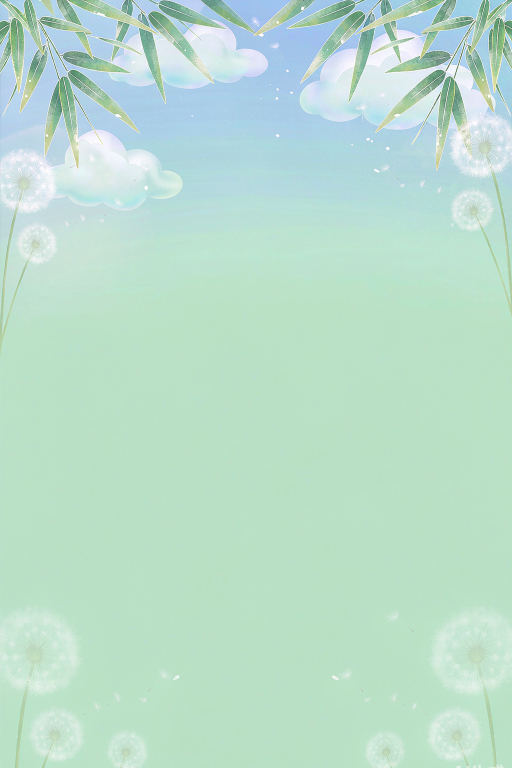
#> input picture source_assets/art_masters/bg_main_1024.png, 1024 x 1536 px (shown at 1/2 size)
$ python ascii_peek.py ../../source_assets/art_masters/bg_main_1024.png
#> lines starting #> are read from the running program, lines starting #| are printed output that depends on the picture; after the words box and inside, x2 and y2 are one past the last pixel; in counts of white or black regions, pixels touching at a corner belong together
# -*- coding: utf-8 -*-
"""把 PNG 的 alpha 剪影渲染成 ASCII，便于无法看图时判断形状/姿态。"""
import sys, os
import numpy as np
from PIL import Image

ROOT = os.path.dirname(os.path.dirname(os.path.dirname(os.path.abspath(__file__))))


def ascii_mask(mask, cols=52):
    ys, xs = np.where(mask)
    if len(ys) == 0:
        return "(empty)"
    y0, y1, x0, x1 = ys.min(), ys.max(), xs.min(), xs.max()
    m = mask[y0:y1 + 1, x0:x1 + 1]
    h, w = m.shape
    rows = max(3, int(cols * h / max(1, w) * 0.5))
    ri = (np.linspace(0, h - 1, rows)).astype(int)
    ci = (np.linspace(0, w - 1, cols)).astype(int)
    sub = m[np.ix_(ri, ci)]
    out = []
    for r in range(rows):
        out.append("".join("#" if sub[r, c] else "." for c in range(cols)))
    return "\n".join(out)


def show(path, cols=52, crop_bottom=0.0, label=None):
#> called with cols = 52, crop_bottom = 0
    im = Image.open(path).convert("RGBA")
    w, h = im.size
#> w = 1024; h = 1536
    if crop_bottom:
        im = im.crop((0, 0, w, int(h * (1 - crop_bottom))))
    a = np.array(im)
    rgb, al = a[..., :3].astype(np.int16), a[..., 3]
#> al: shape (1536, 1024); every value is 255
    bright = (rgb.min(axis=2) > 235)
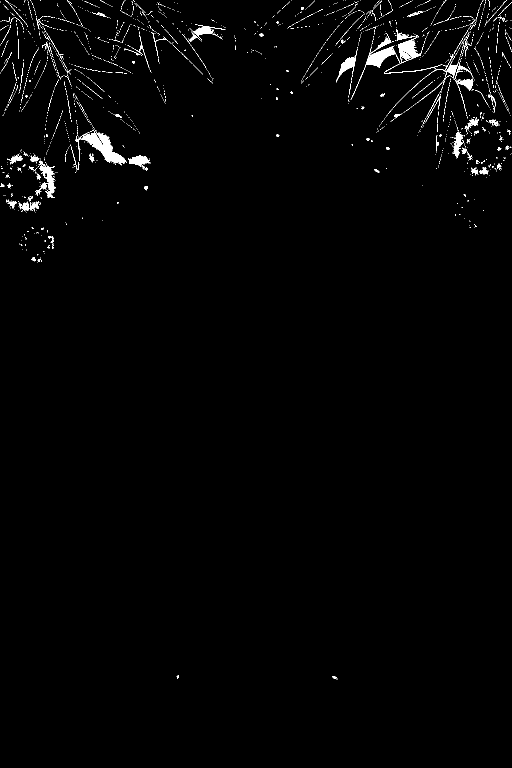
#> bright: shape (1536, 1024) bool (shown at 1/2 size); 1.3% white; 2006 white regions (1902 under 20 px), largest, box (x1, y1, x2, y2) and area: (701, 66, 885, 200) 2799, (161, 259, 254, 331) 2137, (79, 330, 112, 396) 847
    mask = (al > 24) & (~bright)
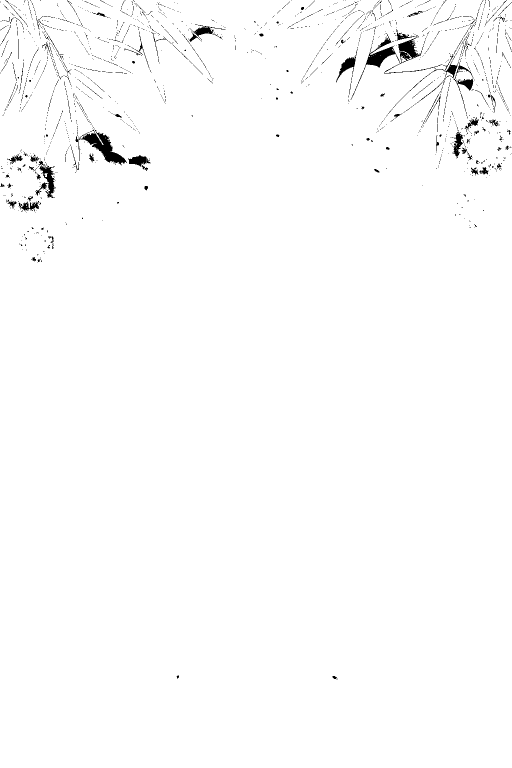
#> mask: shape (1536, 1024) bool (shown at 1/2 size); 98.7% white; 2006 black regions (1902 under 20 px), largest, box (x1, y1, x2, y2) and area: (701, 66, 885, 200) 2799, (161, 259, 254, 331) 2137, (79, 330, 112, 396) 847
    print("=== %s (%dx%d) ===" % (label or os.path.basename(path), w, h))
#| === bg_main_1024.png (1024x1536) ===
    print(ascii_mask(mask, cols))
#> in ascii_mask, `y0, y1, x0, x1 = ys.min(), ys.max(), xs.min(), xs.max()`: y0 = 0; y1 = 1535; x0 = 0; x1 = 1023
#> in ascii_mask, `sub = m[np.ix_(ri, ci)]`:
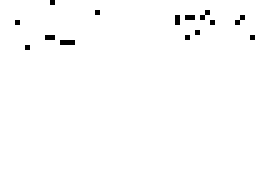
#> sub: shape (39, 52) bool (shown 5 times larger); 99% white; black in thin lines or dots, all inside (x1, y1, x2, y2) = (3, 0, 51, 10)
#> after the loop in ascii_mask, `for r in range(rows):`: out = 39 items
    print()


if __name__ == "__main__":
    for p in sys.argv[1:]:
        show(p)
